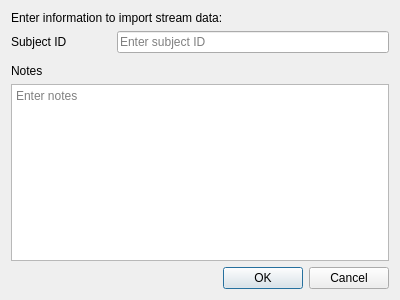
<?xml version="1.0" encoding="UTF-8"?>
<ui version="4.0">
 <class>AddStreamDialog</class>
 <widget class="QDialog" name="AddStreamDialog">
  <property name="enabled">
   <bool>true</bool>
  </property>
  <property name="geometry">
   <rect>
    <x>0</x>
    <y>0</y>
    <width>400</width>
    <height>300</height>
   </rect>
  </property>
  <property name="windowTitle">
   <string>Add New Stream Samples</string>
  </property>
  <layout class="QVBoxLayout" name="verticalLayout">
   <item>
    <widget class="QLabel" name="label">
     <property name="text">
      <string>Enter information to import stream data:</string>
     </property>
    </widget>
   </item>
   <item>
    <layout class="QHBoxLayout" name="patient_layout">
     <item>
      <widget class="QLabel" name="patient_label">
       <property name="minimumSize">
        <size>
         <width>100</width>
         <height>0</height>
        </size>
       </property>
       <property name="text">
        <string>Subject ID</string>
       </property>
      </widget>
     </item>
     <item>
      <widget class="QLineEdit" name="patient_input">
       <property name="placeholderText">
        <string>Enter subject ID</string>
       </property>
      </widget>
     </item>
    </layout>
   </item>
   <item>
    <layout class="QVBoxLayout" name="notes_layout">
     <property name="leftMargin">
      <number>0</number>
     </property>
     <property name="topMargin">
      <number>5</number>
     </property>
     <item>
      <widget class="QLabel" name="notes_label">
       <property name="text">
        <string>Notes</string>
       </property>
      </widget>
     </item>
     <item>
      <widget class="QTextEdit" name="notes_input">
       <property name="placeholderText">
        <string>Enter notes</string>
       </property>
      </widget>
     </item>
    </layout>
   </item>
   <item>
    <widget class="QDialogButtonBox" name="buttonBox">
     <property name="standardButtons">
      <set>QDialogButtonBox::StandardButton::Cancel|QDialogButtonBox::StandardButton::Ok</set>
     </property>
    </widget>
   </item>
  </layout>
 </widget>
 <resources/>
 <connections/>
</ui>
